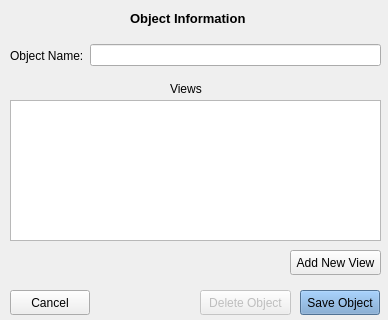
<?xml version="1.0" encoding="UTF-8"?>
<ui version="4.0">
 <class>Form</class>
 <widget class="QWidget" name="Form">
  <property name="geometry">
   <rect>
    <x>0</x>
    <y>0</y>
    <width>388</width>
    <height>320</height>
   </rect>
  </property>
  <property name="sizePolicy">
   <sizepolicy hsizetype="Fixed" vsizetype="Fixed">
    <horstretch>0</horstretch>
    <verstretch>0</verstretch>
   </sizepolicy>
  </property>
  <property name="minimumSize">
   <size>
    <width>388</width>
    <height>320</height>
   </size>
  </property>
  <property name="maximumSize">
   <size>
    <width>388</width>
    <height>320</height>
   </size>
  </property>
  <property name="windowTitle">
   <string>Object</string>
  </property>
  <widget class="QWidget" name="horizontalLayoutWidget">
   <property name="geometry">
    <rect>
     <x>10</x>
     <y>40</y>
     <width>371</width>
     <height>31</height>
    </rect>
   </property>
   <layout class="QHBoxLayout" name="horizontalLayout">
    <item>
     <widget class="QLabel" name="label">
      <property name="text">
       <string>Object Name:</string>
      </property>
     </widget>
    </item>
    <item>
     <widget class="QLineEdit" name="object_name"/>
    </item>
   </layout>
  </widget>
  <widget class="QLabel" name="label_4">
   <property name="geometry">
    <rect>
     <x>130</x>
     <y>10</y>
     <width>131</width>
     <height>17</height>
    </rect>
   </property>
   <property name="font">
    <font>
     <pointsize>10</pointsize>
     <weight>75</weight>
     <bold>true</bold>
    </font>
   </property>
   <property name="text">
    <string>Object Information</string>
   </property>
  </widget>
  <widget class="QPushButton" name="save_bnt">
   <property name="geometry">
    <rect>
     <x>300</x>
     <y>290</y>
     <width>80</width>
     <height>25</height>
    </rect>
   </property>
   <property name="palette">
    <palette>
     <active>
      <colorrole role="WindowText">
       <brush brushstyle="SolidPattern">
        <color alpha="255">
         <red>0</red>
         <green>0</green>
         <blue>0</blue>
        </color>
       </brush>
      </colorrole>
      <colorrole role="Button">
       <brush brushstyle="SolidPattern">
        <color alpha="255">
         <red>114</red>
         <green>159</green>
         <blue>207</blue>
        </color>
       </brush>
      </colorrole>
      <colorrole role="Light">
       <brush brushstyle="SolidPattern">
        <color alpha="255">
         <red>196</red>
         <green>225</green>
         <blue>255</blue>
        </color>
       </brush>
      </colorrole>
      <colorrole role="Midlight">
       <brush brushstyle="SolidPattern">
        <color alpha="255">
         <red>155</red>
         <green>192</green>
         <blue>231</blue>
        </color>
       </brush>
      </colorrole>
      <colorrole role="Dark">
       <brush brushstyle="SolidPattern">
        <color alpha="255">
         <red>57</red>
         <green>79</green>
         <blue>103</blue>
        </color>
       </brush>
      </colorrole>
      <colorrole role="Mid">
       <brush brushstyle="SolidPattern">
        <color alpha="255">
         <red>76</red>
         <green>106</green>
         <blue>138</blue>
        </color>
       </brush>
      </colorrole>
      <colorrole role="Text">
       <brush brushstyle="SolidPattern">
        <color alpha="255">
         <red>0</red>
         <green>0</green>
         <blue>0</blue>
        </color>
       </brush>
      </colorrole>
      <colorrole role="BrightText">
       <brush brushstyle="SolidPattern">
        <color alpha="255">
         <red>255</red>
         <green>255</green>
         <blue>255</blue>
        </color>
       </brush>
      </colorrole>
      <colorrole role="ButtonText">
       <brush brushstyle="SolidPattern">
        <color alpha="255">
         <red>0</red>
         <green>0</green>
         <blue>0</blue>
        </color>
       </brush>
      </colorrole>
      <colorrole role="Base">
       <brush brushstyle="SolidPattern">
        <color alpha="255">
         <red>255</red>
         <green>255</green>
         <blue>255</blue>
        </color>
       </brush>
      </colorrole>
      <colorrole role="Window">
       <brush brushstyle="SolidPattern">
        <color alpha="255">
         <red>114</red>
         <green>159</green>
         <blue>207</blue>
        </color>
       </brush>
      </colorrole>
      <colorrole role="Shadow">
       <brush brushstyle="SolidPattern">
        <color alpha="255">
         <red>0</red>
         <green>0</green>
         <blue>0</blue>
        </color>
       </brush>
      </colorrole>
      <colorrole role="AlternateBase">
       <brush brushstyle="SolidPattern">
        <color alpha="255">
         <red>184</red>
         <green>207</green>
         <blue>231</blue>
        </color>
       </brush>
      </colorrole>
      <colorrole role="ToolTipBase">
       <brush brushstyle="SolidPattern">
        <color alpha="255">
         <red>255</red>
         <green>255</green>
         <blue>220</blue>
        </color>
       </brush>
      </colorrole>
      <colorrole role="ToolTipText">
       <brush brushstyle="SolidPattern">
        <color alpha="255">
         <red>0</red>
         <green>0</green>
         <blue>0</blue>
        </color>
       </brush>
      </colorrole>
     </active>
     <inactive>
      <colorrole role="WindowText">
       <brush brushstyle="SolidPattern">
        <color alpha="255">
         <red>0</red>
         <green>0</green>
         <blue>0</blue>
        </color>
       </brush>
      </colorrole>
      <colorrole role="Button">
       <brush brushstyle="SolidPattern">
        <color alpha="255">
         <red>114</red>
         <green>159</green>
         <blue>207</blue>
        </color>
       </brush>
      </colorrole>
      <colorrole role="Light">
       <brush brushstyle="SolidPattern">
        <color alpha="255">
         <red>196</red>
         <green>225</green>
         <blue>255</blue>
        </color>
       </brush>
      </colorrole>
      <colorrole role="Midlight">
       <brush brushstyle="SolidPattern">
        <color alpha="255">
         <red>155</red>
         <green>192</green>
         <blue>231</blue>
        </color>
       </brush>
      </colorrole>
      <colorrole role="Dark">
       <brush brushstyle="SolidPattern">
        <color alpha="255">
         <red>57</red>
         <green>79</green>
         <blue>103</blue>
        </color>
       </brush>
      </colorrole>
      <colorrole role="Mid">
       <brush brushstyle="SolidPattern">
        <color alpha="255">
         <red>76</red>
         <green>106</green>
         <blue>138</blue>
        </color>
       </brush>
      </colorrole>
      <colorrole role="Text">
       <brush brushstyle="SolidPattern">
        <color alpha="255">
         <red>0</red>
         <green>0</green>
         <blue>0</blue>
        </color>
       </brush>
      </colorrole>
      <colorrole role="BrightText">
       <brush brushstyle="SolidPattern">
        <color alpha="255">
         <red>255</red>
         <green>255</green>
         <blue>255</blue>
        </color>
       </brush>
      </colorrole>
      <colorrole role="ButtonText">
       <brush brushstyle="SolidPattern">
        <color alpha="255">
         <red>0</red>
         <green>0</green>
         <blue>0</blue>
        </color>
       </brush>
      </colorrole>
      <colorrole role="Base">
       <brush brushstyle="SolidPattern">
        <color alpha="255">
         <red>255</red>
         <green>255</green>
         <blue>255</blue>
        </color>
       </brush>
      </colorrole>
      <colorrole role="Window">
       <brush brushstyle="SolidPattern">
        <color alpha="255">
         <red>114</red>
         <green>159</green>
         <blue>207</blue>
        </color>
       </brush>
      </colorrole>
      <colorrole role="Shadow">
       <brush brushstyle="SolidPattern">
        <color alpha="255">
         <red>0</red>
         <green>0</green>
         <blue>0</blue>
        </color>
       </brush>
      </colorrole>
      <colorrole role="AlternateBase">
       <brush brushstyle="SolidPattern">
        <color alpha="255">
         <red>184</red>
         <green>207</green>
         <blue>231</blue>
        </color>
       </brush>
      </colorrole>
      <colorrole role="ToolTipBase">
       <brush brushstyle="SolidPattern">
        <color alpha="255">
         <red>255</red>
         <green>255</green>
         <blue>220</blue>
        </color>
       </brush>
      </colorrole>
      <colorrole role="ToolTipText">
       <brush brushstyle="SolidPattern">
        <color alpha="255">
         <red>0</red>
         <green>0</green>
         <blue>0</blue>
        </color>
       </brush>
      </colorrole>
     </inactive>
     <disabled>
      <colorrole role="WindowText">
       <brush brushstyle="SolidPattern">
        <color alpha="255">
         <red>57</red>
         <green>79</green>
         <blue>103</blue>
        </color>
       </brush>
      </colorrole>
      <colorrole role="Button">
       <brush brushstyle="SolidPattern">
        <color alpha="255">
         <red>114</red>
         <green>159</green>
         <blue>207</blue>
        </color>
       </brush>
      </colorrole>
      <colorrole role="Light">
       <brush brushstyle="SolidPattern">
        <color alpha="255">
         <red>196</red>
         <green>225</green>
         <blue>255</blue>
        </color>
       </brush>
      </colorrole>
      <colorrole role="Midlight">
       <brush brushstyle="SolidPattern">
        <color alpha="255">
         <red>155</red>
         <green>192</green>
         <blue>231</blue>
        </color>
       </brush>
      </colorrole>
      <colorrole role="Dark">
       <brush brushstyle="SolidPattern">
        <color alpha="255">
         <red>57</red>
         <green>79</green>
         <blue>103</blue>
        </color>
       </brush>
      </colorrole>
      <colorrole role="Mid">
       <brush brushstyle="SolidPattern">
        <color alpha="255">
         <red>76</red>
         <green>106</green>
         <blue>138</blue>
        </color>
       </brush>
      </colorrole>
      <colorrole role="Text">
       <brush brushstyle="SolidPattern">
        <color alpha="255">
         <red>57</red>
         <green>79</green>
         <blue>103</blue>
        </color>
       </brush>
      </colorrole>
      <colorrole role="BrightText">
       <brush brushstyle="SolidPattern">
        <color alpha="255">
         <red>255</red>
         <green>255</green>
         <blue>255</blue>
        </color>
       </brush>
      </colorrole>
      <colorrole role="ButtonText">
       <brush brushstyle="SolidPattern">
        <color alpha="255">
         <red>57</red>
         <green>79</green>
         <blue>103</blue>
        </color>
       </brush>
      </colorrole>
      <colorrole role="Base">
       <brush brushstyle="SolidPattern">
        <color alpha="255">
         <red>114</red>
         <green>159</green>
         <blue>207</blue>
        </color>
       </brush>
      </colorrole>
      <colorrole role="Window">
       <brush brushstyle="SolidPattern">
        <color alpha="255">
         <red>114</red>
         <green>159</green>
         <blue>207</blue>
        </color>
       </brush>
      </colorrole>
      <colorrole role="Shadow">
       <brush brushstyle="SolidPattern">
        <color alpha="255">
         <red>0</red>
         <green>0</green>
         <blue>0</blue>
        </color>
       </brush>
      </colorrole>
      <colorrole role="AlternateBase">
       <brush brushstyle="SolidPattern">
        <color alpha="255">
         <red>114</red>
         <green>159</green>
         <blue>207</blue>
        </color>
       </brush>
      </colorrole>
      <colorrole role="ToolTipBase">
       <brush brushstyle="SolidPattern">
        <color alpha="255">
         <red>255</red>
         <green>255</green>
         <blue>220</blue>
        </color>
       </brush>
      </colorrole>
      <colorrole role="ToolTipText">
       <brush brushstyle="SolidPattern">
        <color alpha="255">
         <red>0</red>
         <green>0</green>
         <blue>0</blue>
        </color>
       </brush>
      </colorrole>
     </disabled>
    </palette>
   </property>
   <property name="text">
    <string>Save Object</string>
   </property>
  </widget>
  <widget class="QPushButton" name="cancel_bnt">
   <property name="geometry">
    <rect>
     <x>10</x>
     <y>290</y>
     <width>80</width>
     <height>25</height>
    </rect>
   </property>
   <property name="text">
    <string>Cancel</string>
   </property>
  </widget>
  <widget class="QPushButton" name="delete_bnt">
   <property name="enabled">
    <bool>false</bool>
   </property>
   <property name="geometry">
    <rect>
     <x>200</x>
     <y>290</y>
     <width>91</width>
     <height>25</height>
    </rect>
   </property>
   <property name="text">
    <string>Delete Object</string>
   </property>
  </widget>
  <widget class="QPushButton" name="add_view_bnt">
   <property name="geometry">
    <rect>
     <x>290</x>
     <y>250</y>
     <width>91</width>
     <height>25</height>
    </rect>
   </property>
   <property name="text">
    <string>Add New View</string>
   </property>
  </widget>
  <widget class="QLabel" name="label_5">
   <property name="geometry">
    <rect>
     <x>170</x>
     <y>80</y>
     <width>41</width>
     <height>17</height>
    </rect>
   </property>
   <property name="text">
    <string>Views</string>
   </property>
  </widget>
  <widget class="QListWidget" name="view_list">
   <property name="geometry">
    <rect>
     <x>10</x>
     <y>100</y>
     <width>371</width>
     <height>141</height>
    </rect>
   </property>
  </widget>
 </widget>
 <resources/>
 <connections/>
</ui>
